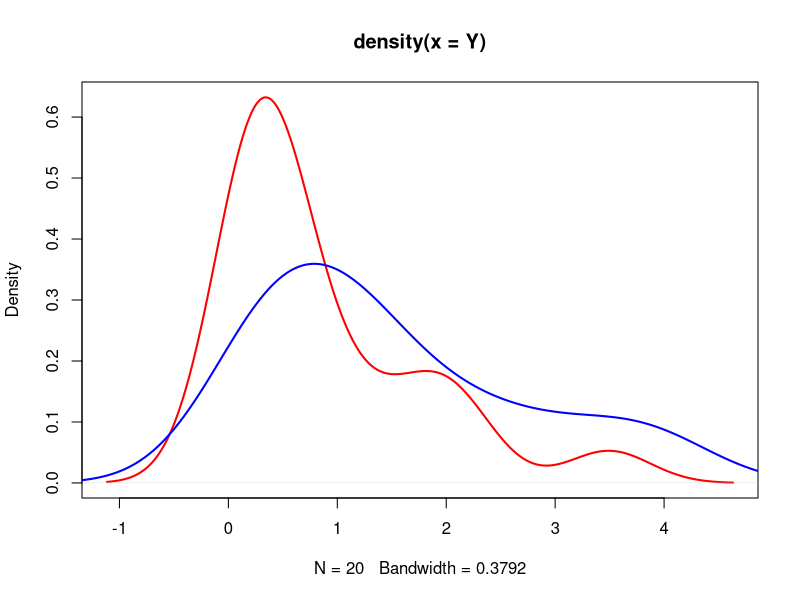

This figure's R source:
life <- read.table("../../dat/lifetime.txt",header=TRUE)
X <- life$x
Y <- life$y

plot(density(Y),col="red",lwd=2)
lines(density(X),col="blue",lwd=2)
